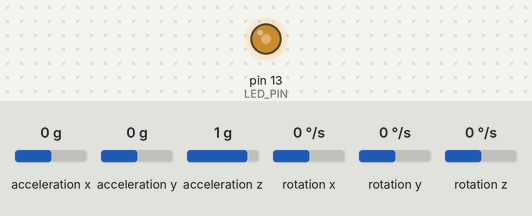
Bench run of a sketch on a simulated Arduino Uno, built with avr-gcc and run on an emulated ATmega328P. On the bench: output pins drawn as LEDs (lit = HIGH). Dashed ring = blinking. The test bench sets the inputs (shaded band); at power-on: acceleration x 0 g, acceleration y 0 g, acceleration z 1 g, rotation x 0 °/s, rotation y 0 °/s, rotation z 0 °/s. What the sketch prints to the serial monitor is not drawn.

Above: at 1.04 s.
1.3 s: acceleration x set to -1.4 g
4.3 s: acceleration y set to 0.5 g
7.3 s: acceleration y set to 0.8 g
10.3 s: acceleration z set to 0.8 g
13.3 s: acceleration z set to 0.5 g
At 13.8 s:
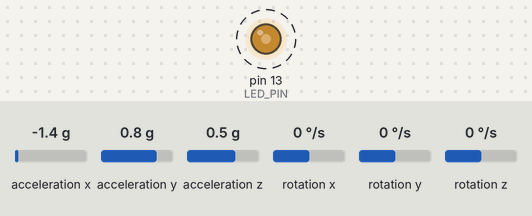
16.3 s: rotation x set to 100 °/s
Timing chart, 0 to 20.3 s (numbered marks = the images above; inputs shaded):
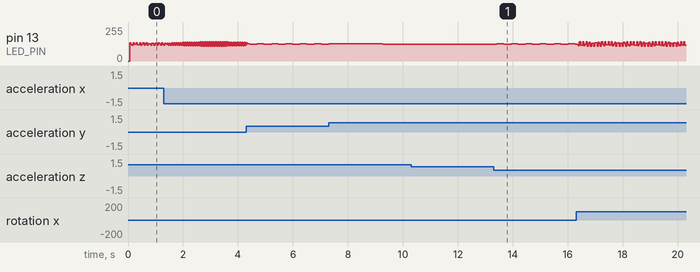

Measured:
- the behaviour switches between 0.7 and 0.6 g on acceleration z (found by bisection; images 0 and 1)
- after the input at 13.3 s, pin 13 (LED_PIN): alternates 131/255 for 0.24 s and 124/255 for 0.28 s, starting after 0.12 s

The sketch:

MPU6050_raw.ino
```cpp
// I2C device class (I2Cdev) demonstration Arduino sketch for MPU6050 class
// 10/7/2011 by Jeff Rowberg <jeff@rowberg.net>
// Updates should (hopefully) always be available at https://github.com/jrowberg/i2cdevlib
//
// Changelog:
//     2011-10-07 - initial release

/* ============================================
I2Cdev device library code is placed under the MIT license
Copyright (c) 2011 Jeff Rowberg

Permission is hereby granted, free of charge, to any person obtaining a copy
of this software and associated documentation files (the "Software"), to deal
in the Software without restriction, including without limitation the rights
to use, copy, modify, merge, publish, distribute, sublicense, and/or sell
copies of the Software, and to permit persons to whom the Software is
furnished to do so, subject to the following conditions:

The above copyright notice and this permission notice shall be included in
all copies or substantial portions of the Software.

THE SOFTWARE IS PROVIDED "AS IS", WITHOUT WARRANTY OF ANY KIND, EXPRESS OR
IMPLIED, INCLUDING BUT NOT LIMITED TO THE WARRANTIES OF MERCHANTABILITY,
FITNESS FOR A PARTICULAR PURPOSE AND NONINFRINGEMENT. IN NO EVENT SHALL THE
AUTHORS OR COPYRIGHT HOLDERS BE LIABLE FOR ANY CLAIM, DAMAGES OR OTHER
LIABILITY, WHETHER IN AN ACTION OF CONTRACT, TORT OR OTHERWISE, ARISING FROM,
OUT OF OR IN CONNECTION WITH THE SOFTWARE OR THE USE OR OTHER DEALINGS IN
THE SOFTWARE.
===============================================
*/

// Arduino Wire library is required if I2Cdev I2CDEV_ARDUINO_WIRE implementation
// is used in I2Cdev.h
#include "Wire.h"

// I2Cdev and MPU6050 must be installed as libraries, or else the .cpp/.h files
// for both classes must be in the include path of your project
#include "I2Cdev.h"
#include "MPU6050.h"

// class default I2C address is 0x68
// specific I2C addresses may be passed as a parameter here
// AD0 low = 0x68 (default for InvenSense evaluation board)
// AD0 high = 0x69
MPU6050 accelgyro;

int16_t ax, ay, az;
int16_t gx, gy, gz;

#define LED_PIN 13
bool blinkState = false;

void setup() {
    // join I2C bus (I2Cdev library doesn't do this automatically)
    Wire.begin();

    // initialize serial communication
    // (38400 chosen because it works as well at 8MHz as it does at 16MHz, but
    // it's really up to you depending on your project)
    Serial.begin(38400);

    // initialize device
//    Serial.println("Initializing I2C devices...");
    accelgyro.initialize();

    // verify connection
  //  Serial.println("Testing device connections...");
  //  Serial.println(accelgyro.testConnection() ? "MPU6050 connection successful" : "MPU6050 connection failed");

    // configure Arduino LED for
    pinMode(LED_PIN, OUTPUT);
}

void loop() {
    // read raw accel/gyro measurements from device
    accelgyro.getMotion6(&ax, &ay, &az, &gx, &gy, &gz);

    // these methods (and a few others) are also available
    //accelgyro.getAcceleration(&ax, &ay, &az);
    //accelgyro.getRotation(&gx, &gy, &gz);

    // display tab-separated accel/gyro x/y/z values
    //Serial.print("a/g:\t");
    Serial.print(ax); Serial.print(";");
    Serial.print(ay); Serial.print(";");
    Serial.print(az); Serial.print(";");
    Serial.print(gx); Serial.print(";");
    Serial.print(gy); Serial.print(";");
    Serial.println(gz);

    // blink LED to indicate activity
    blinkState = !blinkState;
    digitalWrite(LED_PIN, blinkState);
}
```
